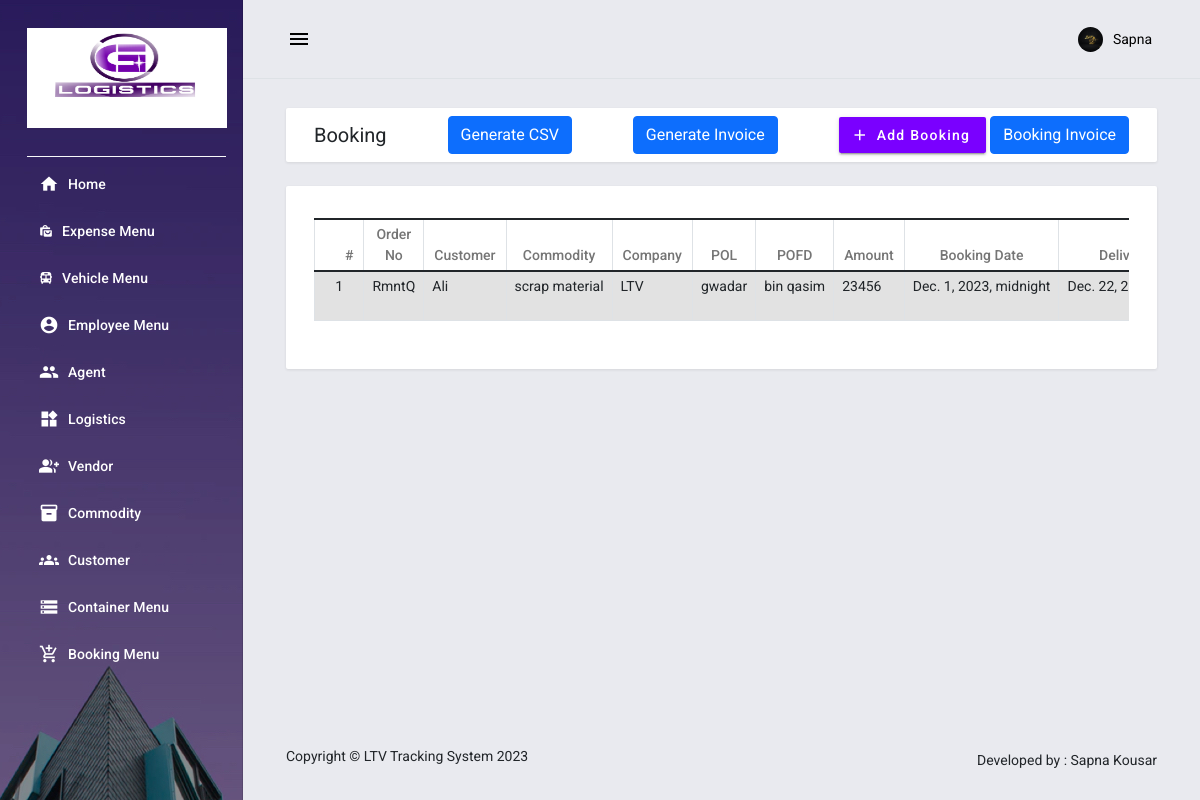
The page /booking (signed in) on the database its author committed.
### employee_information/models.py (models this page shows, shortened)
class Booking(models.Model):
    Carrier= models.ForeignKey(Carrier, on_delete=models.CASCADE)
    Commodity= models.ForeignKey(Commodity, on_delete=models.CASCADE)
    customer= models.ForeignKey(Customer, on_delete=models.CASCADE, default=0)
    com= models.CharField(max_length=500,default=0)
    stamp = models.ImageField(upload_to='customer_images/', default=0)
    Pol= models.CharField(max_length=50)
    Pofd= models.CharField(max_length=50)
    Pot1= models.CharField(max_length=50)
    Pot2= models.CharField(max_length=50)
    ship= models.CharField(max_length=500)
    pay= models.CharField(max_length=500,default=1 )
    freight= models.ForeignKey(Freight_Category, on_delete=models.CASCADE)
    cntr_owner= models.ForeignKey(Contract_owner, on_delete=models.CASCADE)
    Booking_date = models.DateTimeField(default=timezone.now)
    Sailing_date = models.DateTimeField(default=timezone.now)
    vessel= models.ForeignKey(Vessel, on_delete=models.CASCADE)
    status = models.IntegerField( max_length=20,default=1)
    amount = models.IntegerField( max_length=20,default=1)
    agent=models.ForeignKey(Agent, on_delete=models.CASCADE)
    date_updated = models.DateTimeField(auto_now=True)
    order_no=models.CharField(max_length=500,default=0)

class Customer(models.Model):
    name = models.CharField(max_length=100)
    email = models.EmailField()
    address = models.CharField(max_length=200)
    con = models.IntegerField(default=0)
    company_name = models.CharField(max_length=100,default=0)
    stamp = models.ImageField(upload_to='customer_images/', default=0)
    status = models.IntegerField(default=0)
    date_added = models.DateTimeField(default=timezone.now)
    date_updated = models.DateTimeField(auto_now=True)

class Commodity(models.Model):
    type= models.CharField(max_length=50)
    status = models.IntegerField(default=0)
    date_added = models.DateTimeField(default=timezone.now)
    date_updated = models.DateTimeField(auto_now=True)

### employee_information/views.py (the view)
# urls.py: path('booking', views.booking, name="booking-page"),
@login_required
def booking(request):
    bok = Booking.objects.all()
    Com= Commodity.objects.all()
    Ves= Vessel.objects.all()
    Ag= Agent.objects.all()
    Con= Contract_owner.objects.all()
    freight= Freight_Category.objects.all()
    Car= Carrier.objects.all()
    Cust=Customer.objects.all()
    context = {
        'page_title':'Booking',
        'Bok':bok,
           "Com" : Com ,
        "Ves" : Ves ,
        "Ag" : Ag ,
        "Con" : Con ,
        "freight" : freight ,
        "Car" : Car ,
        "Cust" : Cust
    }
    return render(request, 'employee_information/booking.html',context)

### employee_information/templates/employee_information/booking.html (shortened to what this page needs)
{% extends "employee_information/base.html" %} {% block pageContent %}
<div class="mdc-layout-grid__cell stretch-card mdc-layout-grid__cell--span-12">
    <div class="mdc-card py-2">
        <div class="d-flex justify-content-between align-items-center">
            <h4 class="card-title mb-0">Booking</h4>
            <a class="btn btn-primary" href="{% url 'bok_csv-page' %}" role="button"> Generate CSV</a>
             <a class="btn btn-primary" href="{% url 'bok_pdf-page' %}" role="button"> Generate Invoice</a>
            <div class="text-start">
                <button class="mdc-button mdc-button--raised mdc-ripple-upgraded btn-sm" id="create_new"><i class="material-icons mdc-button__icon">add</i><span> Add Booking</span></button>
                <a class="btn btn-primary" href="{% url 'get_booking_invoice' %}" role="button">Booking Invoice              </a>
            </div>
        </div>
    </div>
</div>
<div class="mdc-layout-grid__cell stretch-card mdc-layout-grid__cell--span-12">
    <div class="mdc-card">
        <div class="table-responsive">
            <table class="table table-striped table-bordered">
                <colgroup>
                    <col width="3%">
                    <col width="15%">
                    <col width="15%">
                    <col width="15%">
                    <col width="15%">
                    <col width="15%">
                    <col width="15%">
                    <col width="15%">
                     <col width="15%">
                      <col width="15%">
                      <col width="15%">
                      <col width="15%">
                      <col width="20%">
                </colgroup>
                <thead>
                    <tr>
                        <th class="text-center py-1">#</th>
                        <th class="text-center py-1">Order No</th>
                        <th class="text-center py-1">Customer</th>
                        <th class="text-center py-1">Commodity</th>
                        <th class="text-center py-1">Company</th>
                        <th class="text-center py-1">POL</th>
                        <th class="text-center py-1">POFD</th>
                        <th class="text-center py-1">Amount</th>
                        <th class="text-center py-1">Booking Date</th>
                        <th class="text-center py-1">Delivery Date</th>
                    </tr>
                </thead>
                <tbody>
                    {% for bok in Bok %}
                    <tr>
                        <td class="px-2 py-1 text-center">{{ forloop.counter }}</td>
                        <td class="px-2 py-1 text-start">{{ bok.order_no}}</td>
                        <td class="px-2 py-1 text-start">{{ bok.customer.name}}</td>
                        <td class="px-2 py-1 text-start">{{ bok.Commodity.type}}</td>
                        <td class="px-2 py-1 text-start">{{ bok.com}}</td>
                        <td class="px-2 py-1 text-start">{{ bok.Pol}}</td>
                        <td class="px-2 py-1 text-start">{{ bok.Pofd}}</td>
                        <td class="px-2 py-1 text-start">{{ bok.amount}}</td>
                        <td class="px-2 py-1 text-start">{{ bok.Booking_date}}</td>
                        <td class="px-2 py-1 text-start">{{ bok.Sailing_date}}</td>
                    </tr>
                    {% endfor %}
                </tbody>
            </table>
        </div>
    </div>
</div>
{% endblock pageContent %}

### employee_information/templates/employee_information/topNavigation.html (shortened to what this page needs)
{% load static %}
<header class="mdc-top-app-bar border-bottom shadow">
    <div class="mdc-top-app-bar__row">
        <div class="mdc-top-app-bar__section mdc-top-app-bar__section--align-start">
            <button class="material-icons mdc-top-app-bar__navigation-icon mdc-icon-button sidebar-toggler">menu</button>
        </div>
        <div class="mdc-top-app-bar__section mdc-top-app-bar__section--align-end mdc-top-app-bar__section-right">
            <div class="menu-button-container menu-profile d-none d-md-block">
                <button class="mdc-button mdc-menu-button">
                    <span class="d-flex align-items-center">
                    <span class="figure">
                        <img src="{% static 'employee_information/assets/material-admin/images/faces/S.png' %}" alt="user" class="user">
                    </span>
                    <span class="user-name">{{ user.first_name }}</span>
                    </span>
                </button>
            </div>
        </div>
    </div>
</header>

### static/employee_information/assets/default/css/style.css (style rules this page uses)
html, body { height: 100%; width: 100%; }

### rows shown on the page
Booking: order_no "RmntQ", customer.name "Ali", Commodity.type "scrap material", com "LTV", Pol "gwadar", Pofd "bin qasim", amount "23456", Booking_date "Dec. 1, 2023, midnight", Sailing_date "Dec. 22,…"

### other values the page prints
{{ user.first_name }} "Sapna"
